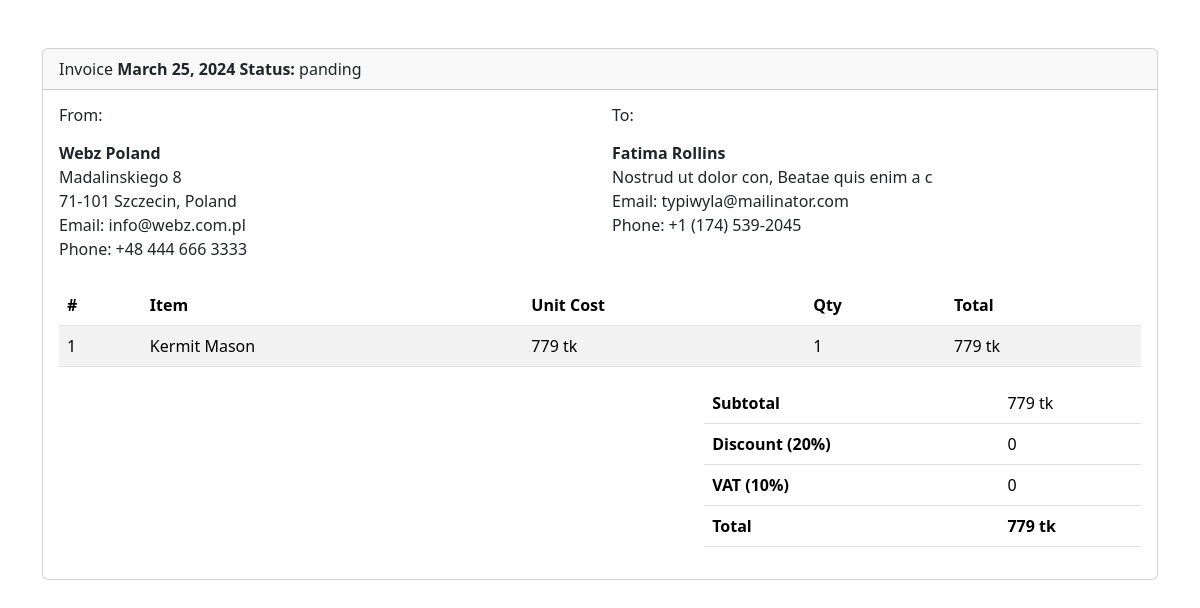
The app's page /invoice/1 (signed in) with its own data.
### core/models.py (models this page shows, shortened)
class Order(models.Model):
    customer = models.ForeignKey(Customer, on_delete=models.CASCADE)
    user = models.ForeignKey(User, on_delete=models.CASCADE)
    date = models.DateField( auto_now=False, auto_now_add=True)
    status = models.CharField(max_length=100,default="panding")
    pymentSystem = models.CharField(max_length=100,default="Cash On Delivery")
    total_order = models.PositiveIntegerField(blank=True, null=True)
    ordernote = models.TextField()

class Customer(models.Model):
    country = models.CharField(max_length=100)
    first_name = models.CharField(max_length=100)
    last_name = models.CharField(max_length=100)
    company_name = models.CharField(max_length=100,null=True,blank=True)
    Address = models.CharField(max_length=100)
    city = models.CharField(max_length=100)
    state = models.CharField(max_length=100)
    zipcode = models.CharField(max_length=100)
    email = models.CharField(max_length=100)
    phone = models.CharField(max_length=100)
    user = models.ForeignKey(User, on_delete=models.CASCADE,null=True,blank=True)

class OrderItems(models.Model):
    order = models.ForeignKey(Order, on_delete=models.CASCADE)
    product = models.ForeignKey(Products, on_delete=models.CASCADE)
    quantity = models.PositiveIntegerField()
    user = models.ForeignKey(User, on_delete=models.CASCADE)
    def order_subtotal(self):
        return self.quantity * self.product.price

class Products(models.Model):
    name = models.CharField(max_length=500)
    category = models.ForeignKey(Category, on_delete=models.CASCADE)
    subcategory = models.ForeignKey(SubCategory,on_delete=models.CASCADE,blank=True, null=True)
    sub_sub_category = models.ForeignKey(SubSubCategory, on_delete=models.CASCADE,blank=True, null=True)
    brand = models.ImageField(upload_to="Brand Image",default="brands/category/1.png")
    sku = models.CharField(max_length=200)
    price = models.PositiveIntegerField()
    stock_status = models.CharField(max_length=100,null=True,blank=True,default="In Stock")
    review = models.PositiveIntegerField(null=True,blank=True,default=0)
    sort_description = RichTextField()
    slug = AutoSlugField(populate_from="name", null=True, unique=True)
    description = RichTextField()
    image = models.ImageField(upload_to="Product Image")
    pdsliderimg1 = models.ImageField(upload_to="Slider Image",blank=True, null=True)
    pdsliderimg2 = models.ImageField(upload_to="Slider Image",blank=True, null=True)
    pdsliderimg3 = models.ImageField(upload_to="Slider Image",blank=True, null=True)

### core/views.py (the view)
# urls.py: path('invoice/<int:pk>',invoice,name="invoice"),
def invoice(request,pk):
    if request.user.is_authenticated:
        cart = Cart.objects.filter(user=request.user)
        order = Order.objects.get(user=request.user,id=pk)
        orderitems = OrderItems.objects.filter(user=request.user,order=order)
        return render(request,"core/invoice.html",locals())
    else:
        return redirect("login")

### core/templates/core/invoice.html (shortened to what this page needs)
<!doctype html>
<html lang="en">
<head>
    <link href="https://cdn.jsdelivr.net/npm/bootstrap@5.3.2/dist/css/bootstrap.min.css" rel="stylesheet"
>
</head>
<body>
    <div class="container mt-5">
        <div class="card">
            <div class="card-header">
                Invoice
                <strong>{{order.date}}</strong>
                <span class="float-right"> <strong>Status:</strong> {{order.status}}</span>
            </div>
            <div class="card-body">
                <div class="row mb-4">
                    <div class="col-sm-6">
                        <h6 class="mb-3">From:</h6>
                        <div>
                            <strong>Webz Poland</strong>
                        </div>
                        <div>Madalinskiego 8</div>
                        <div>71-101 Szczecin, Poland</div>
                        <div>Email: info@webz.com.pl</div>
                        <div>Phone: +48 444 666 3333</div>
                    </div>
                    <div class="col-sm-6">
                        <h6 class="mb-3">To:</h6>
                        <div>
                            <strong>{{order.customer.first_name}} {{order.customer.last_name}}</strong>
                        </div>
                        <div>{{order.customer.Address}}, {{order.customer.city}}</div>
                        <div>Email: {{order.customer.email}}</div>
                        <div>Phone: {{order.customer.phone}}</div>
                    </div>
                </div>
                <div class="table-responsive-sm">
                    <table class="table table-striped">
                        <thead>
                            <tr>
                                <th class="center">#</th>
                                <th >Item</th>
                                <th class="right">Unit Cost</th>
                                <th class="center">Qty</th>
                                <th class="right">Total</th>
                            </tr>
                        </thead>
                        <tbody>
                            {% for orderitem in orderitems %}
                                <tr>
                                    <td class="center">{{forloop.counter}}</td>
                                    <td class="left strong">{{orderitem.product.name}}</td>
                                    <td class="right">{{orderitem.product.price}} tk</td>
                                    <td class="center">{{orderitem.quantity}}</td>
                                    <td class="right">{{orderitem.order_subtotal}} tk</td>
                                </tr>
                            {% endfor %}
                        </tbody>
                    </table>
                </div>
                <div class="row">
                    <div class="col-lg-7"></div>
                    <div class="col-lg-5 col-md-6 col-sm-12">
                        <table class="table table-clear">
                            <tbody>
                                <tr>
                                    <td class="left">
                                        <strong>Subtotal</strong>
                                    </td>
                                    <td class="right">{{order.total_order}} tk</td>
                                </tr>
                                <tr>
                                    <td class="left">
                                        <strong>Discount (20%)</strong>
                                    </td>
                                    <td class="right">0</td>
                                </tr>
                                <tr>
                                    <td class="left">
                                        <strong>VAT (10%)</strong>
                                    </td>
                                    <td class="right">0</td>
                                </tr>
                                <tr>
                                    <td class="left">
                                        <strong>Total</strong>
                                    </td>
                                    <td class="right">
                                        <strong>{{order.total_order}} tk</strong>
                                    </td>
                                </tr>
                            </tbody>
                        </table>
                    </div>
                </div>
            </div>
        </div>
    </div>
</body>
</html>

### records on screen
Order: date "March 25, 2024", status "panding", customer.first_name "Fatima", customer.last_name "Rollins", customer.Address "Nostrud ut dolor con", customer.city "Beatae quis enim a c", customer.email "typiwyla@mailinator.com", customer.phone "+1 (174) 539-2045", total_order "779"
OrderItems: product.name "Kermit Mason", product.price "779", quantity "1", order_subtotal "779"
